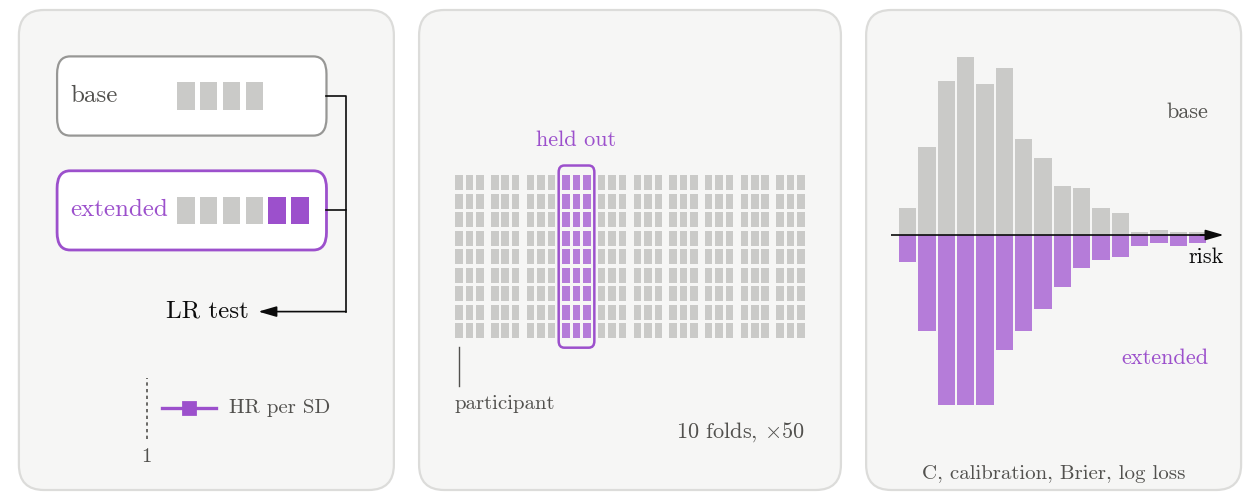

Write Python code to recreate this figure.
"""Figure for Sections sec:method-test and sec:method-added-value (fig:method-evaluation, 2026-11-23): the test
of the geometric features and the estimate of their added predictive value.

    python Thesis_coronary/content/methodology/figures/model_evaluation_figure.py

Schematic with made-up numbers (no patient data). Panels, left to right (no letters, as the feature figures):
- The base and the extended model (risk factors, plus the geometric features) compared by the likelihood ratio
  test, and a hazard ratio per SD with its 95% interval on a log axis with the line at 1.
- 10-fold cross-validation divided by participant: each participant a column of nine segments, so the segments of
  one participant stay together; one fold held out; repeated 50 times.
- Back-to-back histograms of made-up cross-validated risks of the base and the extended model, and the measures
  that compare them.
Style and colours as angle_steps_figure.py. Writes model_evaluation_figure.{pdf,png} next to this file.
"""
import sys
from pathlib import Path

import matplotlib as mpl

mpl.use("Agg")
import matplotlib.pyplot as plt
import numpy as np
from matplotlib.colors import to_rgb
from matplotlib.patches import FancyBboxPatch, Rectangle

ROOT = Path(__file__).resolve().parents[4]
sys.path.insert(0, str(ROOT / "Thesis_coronary" / "setup"))
from figure_colours import INK, INK2, MUTED, PALETTE  # noqa: E402

MAIN, SECOND, THIRD = PALETTE[3], PALETTE[1], PALETTE[2]  # purple, pink, green, as angle_steps_figure.py

mpl.rcParams.update({
    "font.family": "serif", "font.serif": ["cmr10"],
    "mathtext.fontset": "cm", "axes.unicode_minus": False, "axes.formatter.use_mathtext": True,
    "font.size": 10, "text.color": INK, "pdf.fonttype": 42,
})


def tint(hex_, a):
    c = np.array(to_rgb(hex_))
    return tuple(1 - a * (1 - c))


BASE_COL, EXT_COL, GREY = INK2, MAIN, tint(MUTED, 0.45)
AX = dict(arrowstyle="-|>,head_length=0.55,head_width=0.16", lw=0.6, color=INK, shrinkA=0, shrinkB=0)
rng = np.random.default_rng(3)

# ---------------------------------------------------------------- layout
W, H = 6.3, 2.5
fig = plt.figure(figsize=(W, H))
L, R, GAP = 0.015, 0.985, 0.02
widths = (0.32, 0.36, 0.32)
avail = R - L - 2 * GAP
PB, PT = 0.02, 0.98
bg = fig.add_axes([0, 0, 1, 1], zorder=-5)
bg.set_axis_off(); bg.set_xlim(0, 1); bg.set_ylim(0, 1)
x0s = L + np.r_[0, np.cumsum(np.array(widths[:-1]) * avail + GAP)]
for x0, w in zip(x0s, widths):
    bg.add_patch(FancyBboxPatch((x0, PB), w * avail, PT - PB, transform=fig.transFigure,
                 boxstyle="round,pad=0,rounding_size=0.02", fc=tint(MUTED, 0.08),
                 ec=tint(MUTED, 0.30), lw=0.8, mutation_aspect=W / H))


def panel(k, pad=0.02, bottom=0.04, top=0.04):
    ax = fig.add_axes([x0s[k] + pad, PB + bottom, widths[k] * avail - 2 * pad, PT - PB - bottom - top])
    ax.set_axis_off()
    return ax


def box(ax, x, y, w, h, fc, ec, lw=0.8):
    ax.add_patch(FancyBboxPatch((x, y), w, h, boxstyle="round,pad=0,rounding_size=0.04", fc=fc, ec=ec, lw=lw))


# left: the likelihood ratio test and the hazard ratio
ax = panel(0)
ax.set_xlim(0, 1); ax.set_ylim(0, 1)
CH = 0.054  # one small square per term: grey the covariates, purple the geometric features


def chips(ax, x, y, n, col):
    for k in range(n):
        ax.add_patch(Rectangle((x + k * 1.3 * CH, y), CH, CH * 1.15, fc=col, ec="none"))


YB, YE, BH = 0.76, 0.50, 0.18  # bottoms of the base and extended boxes, box height
box(ax, 0.04, YB, 0.83, BH, "white", tint(BASE_COL, 0.6))
ax.text(0.08, YB + BH / 2, "base", ha="left", va="center", fontsize=9, color=BASE_COL)
chips(ax, 0.41, YB + BH / 2 - CH * 0.575, 4, GREY)
box(ax, 0.04, YE, 0.83, BH, "white", EXT_COL, lw=1.0)
ax.text(0.08, YE + BH / 2, "extended", ha="left", va="center", fontsize=9, color=EXT_COL)
chips(ax, 0.41, YE + BH / 2 - CH * 0.575, 4, GREY)
chips(ax, 0.41 + 4 * 1.3 * CH, YE + BH / 2 - CH * 0.575, 2, EXT_COL)
# bracket joining the two models, then the test
xb, yt = 0.93, 0.36
ax.plot([0.87, xb, xb, 0.87], [YB + BH / 2, YB + BH / 2, YE + BH / 2, YE + BH / 2], color=INK, lw=0.6)
ax.plot([xb, xb], [YE + BH / 2, yt], color=INK, lw=0.6)
ax.annotate("", xy=(0.66, yt), xytext=(xb, yt), arrowprops=AX)
ax.text(0.63, yt, "LR test", ha="right", va="center", fontsize=9)
# hazard ratio per SD with its interval, log axis, line at 1
hx = lambda hr: 0.10 + 0.55 * (np.log(hr) - np.log(0.6)) / (np.log(2.2) - np.log(0.6))  # noqa: E731
ax.plot([hx(1), hx(1)], [0.07, 0.21], color=INK2, lw=0.6, ls=(0, (2, 2)))
ax.plot([hx(1.12), hx(1.65)], [0.14, 0.14], color=EXT_COL, lw=1.2)
ax.plot(hx(1.36), 0.14, "s", ms=4, color=EXT_COL)
ax.text(hx(1), 0.05, "1", ha="center", va="top", fontsize=7.5, color=INK2)
ax.text(hx(1.65) + 0.04, 0.14, "HR per SD", ha="left", va="center", fontsize=7.5, color=INK2)

# middle: 10-fold cross-validation divided by participant
ax = panel(1)
ax.set_xlim(0, 1); ax.set_ylim(0, 1)
FOLDS, PER, SEG, HELD = 10, 3, 9, 3
cw, gap_p, gap_f = 0.020, 0.008, 0.020
fw = PER * cw + (PER - 1) * gap_p
x_start = (1 - (FOLDS * fw + (FOLDS - 1) * gap_f)) / 2
sh, y0 = 0.042, 0.30
for f in range(FOLDS):
    xf = x_start + f * (fw + gap_f)
    for p in range(PER):
        for j in range(SEG):
            ax.add_patch(Rectangle((xf + p * (cw + gap_p), y0 + j * sh), cw, sh * 0.80,
                                   fc=tint(EXT_COL, 0.75) if f == HELD else GREY, ec="none"))
    if f == HELD:
        ax.add_patch(FancyBboxPatch((xf - 0.010, y0 - 0.022), fw + 0.020, SEG * sh + 0.036,
                     boxstyle="round,pad=0,rounding_size=0.015", fc="none", ec=EXT_COL, lw=0.9))
        ax.text(xf + fw / 2, y0 + SEG * sh + 0.05, "held out", ha="center", va="bottom", fontsize=8, color=EXT_COL)
# one participant: a column of nine segments
xp = x_start + cw / 2
ax.plot([xp, xp], [y0 - 0.02, 0.19], color=INK2, lw=0.5)
ax.text(xp - 0.012, 0.17, "participant", ha="left", va="top", fontsize=7.5, color=INK2)
ax.text(0.97, 0.06, r"10 folds, $\times 50$", ha="right", va="bottom", fontsize=8, color=INK2)

# right: back-to-back histograms of the cross-validated risks
ax = panel(2, bottom=0.10)
risk_b = rng.beta(2.2, 6.5, 400)
risk_e = np.clip(risk_b * np.exp(rng.normal(0, 0.25, 400)), 0.005, 0.95)
bins = np.linspace(0, 0.8, 17)
hb, _ = np.histogram(risk_b, bins)
he, _ = np.histogram(risk_e, bins)
w = np.diff(bins)[0] * 0.9
ax.bar(bins[:-1], hb, width=w, align="edge", color=GREY, edgecolor="none")
ax.bar(bins[:-1], -he, width=w, align="edge", color=tint(EXT_COL, 0.75), edgecolor="none")
ax.axhline(0, color=INK, lw=0.6)
top = max(hb.max(), he.max()) * 1.15
ax.set_ylim(-top, top); ax.set_xlim(-0.02, 0.82)
ax.text(0.80, 0.6 * top, "base", ha="right", va="center", fontsize=8, color=BASE_COL)
ax.text(0.80, -0.6 * top, "extended", ha="right", va="center", fontsize=8, color=EXT_COL)
ax.annotate("", xy=(0.84, 0), xytext=(0.78, 0), arrowprops=AX, annotation_clip=False)
ax.text(0.84, -0.06 * top, "risk", ha="right", va="top", fontsize=8)
ax.text(0.40, -top * 1.12, r"C, calibration, Brier, log loss", ha="center", va="top", fontsize=7.5, color=INK2)

out = Path(__file__).with_suffix("")
fig.savefig(f"{out}.pdf")
fig.savefig(f"{out}.png", dpi=200)
